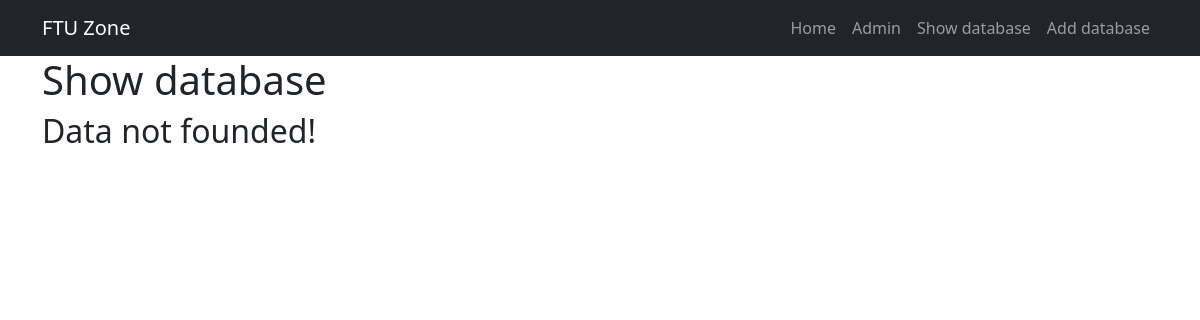
Before: /app/showdtb/ with the older database file.
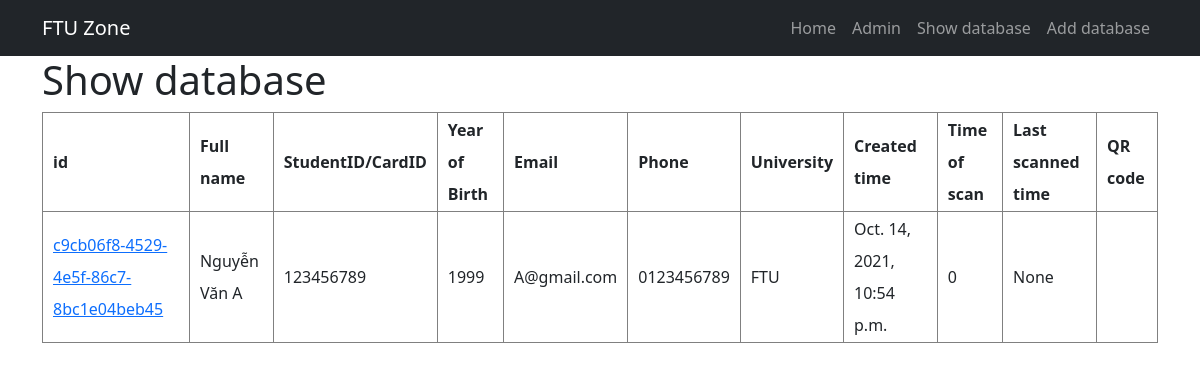
After: the same page with the newer database file.
### checkapp/models.py (models this page shows, shortened)
class Customers(models.Model):
  user_id = models.UUIDField(primary_key=True, default=uuid.uuid4, editable=False)
  name = models.CharField(max_length=256)
  CardId = models.CharField(max_length=20, blank=True)
  YearofBirth = models.IntegerField(blank=True)
  email = models.EmailField(default="@gmail.com")
  phone = models.CharField(max_length=15, blank=True)
  school = models.CharField(max_length=256)
  created_time = models.DateTimeField(default=datetime.now, editable=False)
  times_of_scan = models.IntegerField(default=0, editable=False)
  last_scanned = models.DateTimeField(blank=True, null=True)
  @property
  def qr_link(self):
      return "http://127.0.0.1:8000/app/scan/"+str(self.user_id)

### checkapp/views.py (the view)
# urls.py: path('showdtb/', views.showDTB, name="showdtb"),
def showDTB(req):
  data = Customers.objects.order_by("created_time")
  return render(req, "checkapp/showdtb.html", {"th_data": data})

### templates/checkapp/showdtb.html
<!DOCTYPE html>
{% extends "checkapp/base.html" %}
{% load qr_code %}
{% block body_block %}
  <h1>Show database</h1>
  {% if th_data %}
    <table>
      <thead>
        <th>id</th>
        <th>Full name</th>
        <th>StudentID/CardID</th>
        <th>Year of Birth</th>
        <th>Email</th>
        <th>Phone</th>
        <th>University</th>
        <th>Created time</th>
        <th>Time of scan</th>
        <th>Last scanned time</th>
        <th>QR code</th>
      </thead>
      <tbody>
      {% for row in th_data %}
        <tr>
          <td><a href="{{ row.qr_link }}">{{ row.user_id }}</a></td>
          <td>{{ row.name }}</td>
          <td>{{ row.CardId }}</td>
          <td>{{ row.YearofBirth }}</td>
          <td>{{ row.email }}</td>
          <td>{{ row.phone }}</td>
          <td>{{ row.school }}</td>
          <td>{{ row.created_time }}</td>
          <td>{{ row.times_of_scan }}</td>
          <td>{{ row.last_scanned }}</td>
          <td>{% qr_from_text row.qr_link size="T" image_format="png" error_correction="L" %}
          </td>
        </tr>
      {% endfor %}
      </tbody>
    </table>
  {% else %}
    <h2>Data not founded!</h2>
  {% endif %}
{% endblock %}

Changed rows visible on the page:
added Customers: user_id "c9cb06f8-4529-4e5f-86c7-8bc1e04beb45", name "Nguyễn Văn A", CardId "123456789", YearofBirth "1999", email "A@gmail.com", phone "0123456789", school "FTU", created_time "Oct. 14, 2021, 10:54 p.m.", times_of_scan "0", last_scanned "None"
Other visible differences:
text no longer shown: "Data not founded!"
text now shown: "id Full name StudentID/CardID Year of Birth Email Phone University Created time Time of scan Last scanned time QR code"
